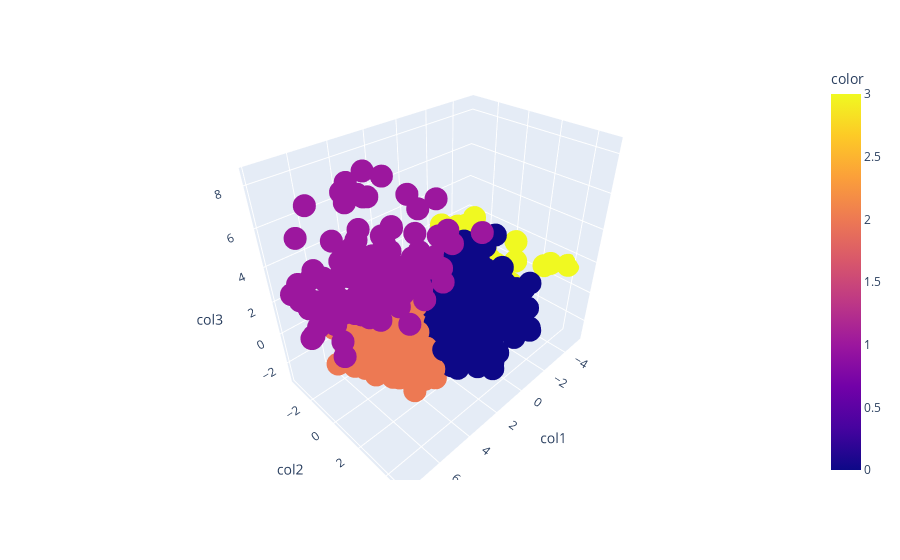

Write notebook code for a chart like this one.
### Code cell
import plotly.express as px

px.scatter_3d(data_frame=pca_data, x='col1', y='col2', z='col3',
              color=predictions)

### Figure 1 — Plotly figure (JSON) as saved in the notebook; plotly's stock layout.template omitted (floating-point values rounded to 4 significant figures; data arrays with more than 128 entries replaced by an {"elided": "..."} marker saying what was removed)
{"data": [{"hovertemplate": "col1=%{x}<br>col2=%{y}<br>col3=%{z}<br>color=%{marker.color}<extra></extra>", "legendgroup": "", "marker": {"color": {"elided": "2216 int values"}, "coloraxis": "coloraxis", "symbol": "circle"}, "mode": "markers", "name": "", "scene": "scene", "showlegend": false, "type": "scatter3d", "x": {"elided": "2216 float values"}, "y": {"elided": "2216 float values"}, "z": {"elided": "2216 float values"}}], "layout": {"coloraxis": {"colorbar": {"title": {"text": "color"}}, "colorscale": [[0, "#0d0887"], [0.1111, "#46039f"], [0.2222, "#7201a8"], [0.3333, "#9c179e"], [0.4444, "#bd3786"], [0.5556, "#d8576b"], [0.6667, "#ed7953"], [0.7778, "#fb9f3a"], [0.8889, "#fdca26"], [1, "#f0f921"]]}, "legend": {"tracegroupgap": 0}, "margin": {"t": 60}, "scene": {"domain": {"x": [0, 1], "y": [0, 1]}, "xaxis": {"title": {"text": "col1"}}, "yaxis": {"title": {"text": "col2"}}, "zaxis": {"title": {"text": "col3"}}}}}
